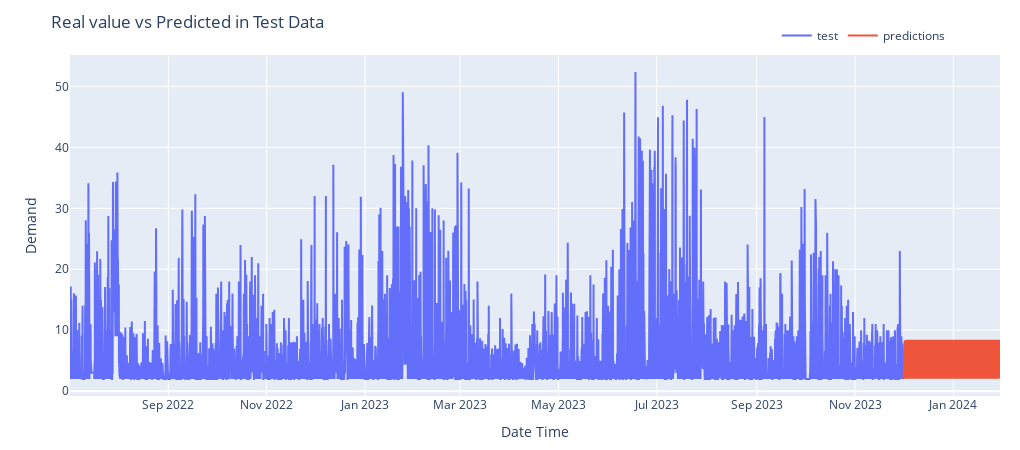

Write notebook code for a chart like this one.
### Code cell
# Crear un DataFrame con los datos observados y pronosticados
df_combined = pd.concat([y, pred_uc.predicted_mean], axis=1)
df_combined.columns = ['observed', 'forecast']

# Llamar a la función plotPredictions
plotPredictions(
    dates=df_combined.index,
    y_pred=df_combined['forecast'],
    y_test=df_combined['observed']
)

### Figure 1 — Plotly figure (JSON) as saved in the notebook; plotly's stock layout.template omitted (floating-point values rounded to 4 significant figures; data arrays with more than 128 entries replaced by an {"elided": "..."} marker saying what was removed)
{"data": [{"mode": "lines", "name": "test", "type": "scatter", "x": {"elided": "13848 str values"}, "y": {"elided": "13848 float values"}}, {"mode": "lines", "name": "predictions", "type": "scatter", "x": {"elided": "13848 str values"}, "y": {"elided": "13848 float values"}}], "layout": {"height": 450, "legend": {"orientation": "h", "x": 0.76, "xanchor": "left", "y": 1.1, "yanchor": "top"}, "margin": {"b": 20, "l": 70, "r": 20, "t": 55}, "title": {"text": "Real value vs Predicted in Test Data"}, "width": 1020, "xaxis": {"title": {"text": "Date Time"}}, "yaxis": {"title": {"text": "Demand"}}}}
